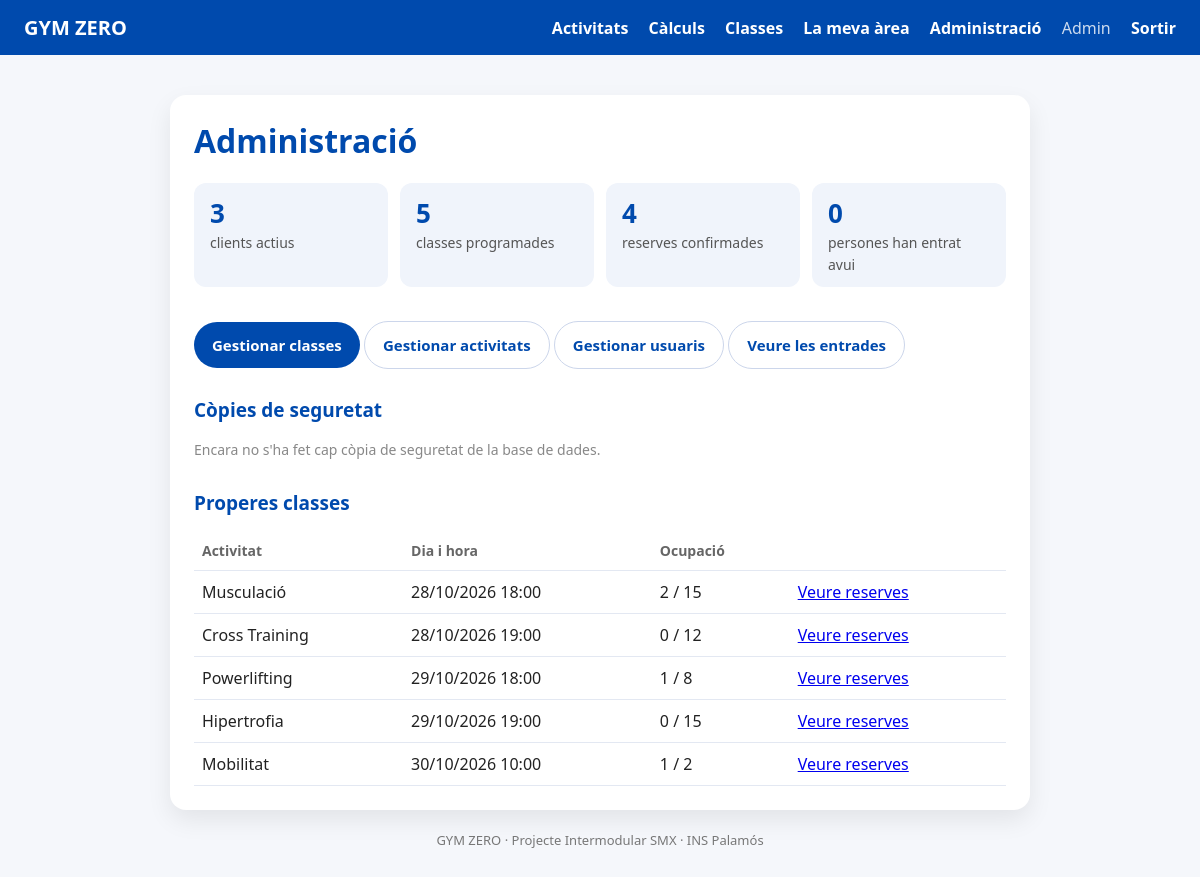
/admin/ (signed in), run on the app's committed database.
### tables this page shows
CREATE TABLE classes (
  id            INT UNSIGNED AUTO_INCREMENT PRIMARY KEY,
  activitat_id  INT UNSIGNED NOT NULL,
  inici         DATETIME     NOT NULL,
  places        SMALLINT UNSIGNED NOT NULL,
  cancelada     TINYINT(1)   NOT NULL DEFAULT 0,
  CONSTRAINT fk_classes_activitat FOREIGN KEY (activitat_id)
    REFERENCES activitats(id) ON UPDATE CASCADE ON DELETE RESTRICT,
  CONSTRAINT uq_classes_activitat_inici UNIQUE (activitat_id, inici),
  CONSTRAINT ck_classes_places CHECK (places > 0)
);

CREATE TABLE activitats (
  id                 INT UNSIGNED AUTO_INCREMENT PRIMARY KEY,
  nom                VARCHAR(60)  NOT NULL,
  descripcio         TEXT         NULL,
  durada_min         SMALLINT UNSIGNED NOT NULL DEFAULT 60,
  places_per_defecte SMALLINT UNSIGNED NOT NULL DEFAULT 15,
  activa             TINYINT(1)   NOT NULL DEFAULT 1,
  CONSTRAINT uq_activitats_nom UNIQUE (nom)
);

### www/inc/sessio.php (called while the page is built, shortened)
<?php
function h($text)
{
    return htmlspecialchars((string) $text, ENT_QUOTES, 'UTF-8');
}

### www/admin/index.php (the view, shortened to what this page needs)
<?php
require_once __DIR__ . '/../inc/sessio.php';
require_once __DIR__ . '/../inc/bd.php';
$clients = $connexio->query("SELECT COUNT(*) FROM usuaris WHERE rol = 'client' AND actiu = 1")->fetchColumn();
$classes = $connexio->query('SELECT COUNT(*) FROM classes WHERE inici > NOW() AND cancelada = 0')->fetchColumn();
$entrades = $connexio->query(
    'SELECT COUNT(DISTINCT usuari_id) FROM entrades WHERE permesa = 1 AND data_hora >= CURDATE()'
)->fetchColumn();
$reserves = $connexio->query(
    "SELECT COUNT(*) FROM reserves r JOIN classes c ON c.id = r.classe_id
      WHERE r.estat = 'confirmada' AND c.inici > NOW() AND c.cancelada = 0"
)->fetchColumn();
$properes = $connexio->query(
    "SELECT c.id, a.nom, c.inici, c.places,
            (SELECT COUNT(*) FROM reserves r WHERE r.classe_id = c.id AND r.estat = 'confirmada') AS ocupades
       FROM classes c JOIN activitats a ON a.id = c.activitat_id
      WHERE c.inici > NOW() AND c.cancelada = 0
      ORDER BY c.inici
      LIMIT 8"
)->fetchAll();
$st = $connexio->prepare(
    "SELECT missatge, data FROM notificacions WHERE usuari_id = ? AND tipus = 'sistema' ORDER BY data DESC, id DESC LIMIT 1"
);
$st->execute([usuari_actual()['id']]);
$copia = $st->fetch();
require __DIR__ . '/../inc/capcalera.php';
?>
<div class="xifres">
  <div class="xifra"><b><?= (int) $clients ?></b><span>clients actius</span></div>
  <div class="xifra"><b><?= (int) $classes ?></b><span>classes programades</span></div>
  <div class="xifra"><b><?= (int) $reserves ?></b><span>reserves confirmades</span></div>
  <div class="xifra"><b><?= (int) $entrades ?></b><span>persones han entrat avui</span></div>
</div>
<p>
  <a class="btn" href="classes.php">Gestionar classes</a>
  <a class="btn btn-secundari" href="activitats.php">Gestionar activitats</a>
  <a class="btn btn-secundari" href="usuaris.php">Gestionar usuaris</a>
  <a class="btn btn-secundari" href="entrades.php">Veure les entrades</a>
</p>
<h2>Còpies de seguretat</h2>
<?php if (!$copia): ?>
  <p class="subtil">Encara no s'ha fet cap còpia de seguretat de la base de dades.</p>
<?php elseif (str_starts_with($copia['missatge'], 'ERROR')): ?>
  <div class="error"><?= h($copia['missatge']) ?> (<?= date('d/m/Y H:i', strtotime($copia['data'])) ?>)</div>
<?php else: ?>
  <p><span class="etiqueta verda">OK</span> <?= h($copia['missatge']) ?> <span class="subtil"><?= date('d/m/Y H:i', strtotime($copia['data'])) ?></span></p>
<?php endif; ?>
<h2>Properes classes</h2>
<?php if (!$properes): ?>
  <p>No hi ha classes programades. <a href="classes.php">Crea'n una</a>.</p>
<?php else: ?>
  <table>
    <tr><th>Activitat</th><th>Dia i hora</th><th>Ocupació</th><th></th></tr>
    <?php foreach ($properes as $c): ?>
      <tr>
        <td><?= h($c['nom']) ?></td>
        <td><?= date('d/m/Y H:i', strtotime($c['inici'])) ?></td>
        <td class="<?= $c['ocupades'] >= $c['places'] ? 'places-0' : '' ?>"><?= (int) $c['ocupades'] ?> / <?= (int) $c['places'] ?></td>
        <td><a href="classe.php?id=<?= (int) $c['id'] ?>">Veure reserves</a></td>
      </tr>
    <?php endforeach; ?>
  </table>
<?php endif; ?>
<?php require __DIR__ . '/../inc/peu.php'; ?>

### www/css/area.css (style rules this page uses)
body { margin: 0; font-family: system-ui, -apple-system, "Segoe UI", sans-serif; background: #f5f7fb; color: #222; }
h2 { color: #004aad; font-size: 19px; margin-top: 28px; }
p { color: #555; line-height: 1.6; }
button, .btn { display: inline-block; margin-top: 18px; padding: 11px 18px; border-radius: 999px; border: none; background: #004aad; color: white; font-weight: 700; cursor: pointer; text-decoration: none; font-size: 15px; }
table { width: 100%; border-collapse: collapse; margin-top: 12px; }
th, td { text-align: left; padding: 10px 8px; border-bottom: 1px solid #e3e8f2; }
th { color: #666; font-size: 14px; }
.xifres { display: flex; flex-wrap: wrap; gap: 12px; margin: 8px 0 4px; }
.xifra { flex: 1 1 150px; background: #f0f4fb; border-radius: 12px; padding: 12px 16px; }
.xifra b { display: block; font-size: 26px; color: #004aad; }
.xifra span { color: #555; font-size: 14px; }
.subtil { color: #888; font-size: 14px; }
.btn-secundari { background: white; color: #004aad; border: 1px solid #ccd6eb; }

### data on the page
classes: activitat.nom "Musculació", inici "28/10/2026 18:00", ocupades "2", places "15"
classes: activitat.nom "Cross Training", inici "28/10/2026 19:00", ocupades "0", places "12"
classes: activitat.nom "Powerlifting", inici "29/10/2026 18:00", ocupades "1", places "8"
classes: activitat.nom "Hipertrofia", inici "29/10/2026 19:00", ocupades "0", places "15"
classes: activitat.nom "Mobilitat", inici "30/10/2026 10:00", ocupades "1", places "2"

### other printed values
$u['nom'] "Admin"
$titol "Administració"
$clients "3"
$classes "5"
$reserves "4"
$entrades "0"
